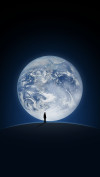
#> input picture 27K-Means（下）：如何使用K-Means对图像进行分割？/data/weixin.jpg, 100 x 177 px
$ python divide_img.py
#> lines starting #> are read from the running program, lines starting #| are printed output that depends on the picture
from PIL import Image
from sklearn.preprocessing import MinMaxScaler
from sklearn.cluster import KMeans
import seaborn as sns
import matplotlib.pyplot as plt
import numpy as np
from skimage import color


def load_image(path):
    img = Image.open(path)
    data = []
    width, height = img.size
    for i in range(width):
        for j in range(height):
            rgb = img.getpixel((i, j))
            data.append(list(rgb))
    img.close()
    mms = MinMaxScaler()
    data = mms.fit_transform(data)
    return data, width, height


def train_model(train_x, width, height):
    kmeans = KMeans(n_clusters=16)
    kmeans.fit(train_x)
    label = kmeans.predict(train_x)

    label = label.reshape([width, height])
    # [7 lines of commented-out code are left out]

    label_color = (color.label2rgb(label) * 255).astype(np.uint8)
    label_color = label_color.transpose(1, 0, 2)
    images = Image.fromarray(label_color)
    images.save('weixin_mark_color.jpg')

    # plt.imshow(pic_mark)
    # plt.show()


def main():
    path = "./data/weixin.jpg"
    train_x, width, height = load_image(path)
#> in load_image, img is the input picture: PIL image 100x177 RGB; mean R, G, B 30.8, 41.4, 55.1
#> after the loop in load_image, `for i in range(width):`: data = 17700 items, first 6: [0, 0, 0], [0, 0, 0], [0, 0, 0], [0, 0, 0], [0, 0, 0], [0, 0, 0]
#> width = 100; height = 177
    train_model(train_x, width, height)
#> in train_model, `label = kmeans.predict(train_x)`: label = 17700 values, max 15 at index 2915, min 0 at index 59, mean 5.47
#> in train_model, `label = label.reshape([width, height])`:
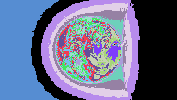
#> label: shape (100, 177) int32; 16 distinct labels, from 0 to 15; one colour per label, 0 black
#> in train_model, `label_color = (color.label2rgb(label) * 255).astype(np.uint8)`:
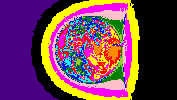
#> label_color: shape (100, 177, 3); mean R, G, B 110.8, 62.8, 82.7
#> in train_model, `label_color = label_color.transpose(1, 0, 2)`:
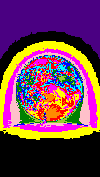
#> label_color: shape (177, 100, 3); mean R, G, B 110.8, 62.8, 82.7


if __name__ == '__main__':
    main()
